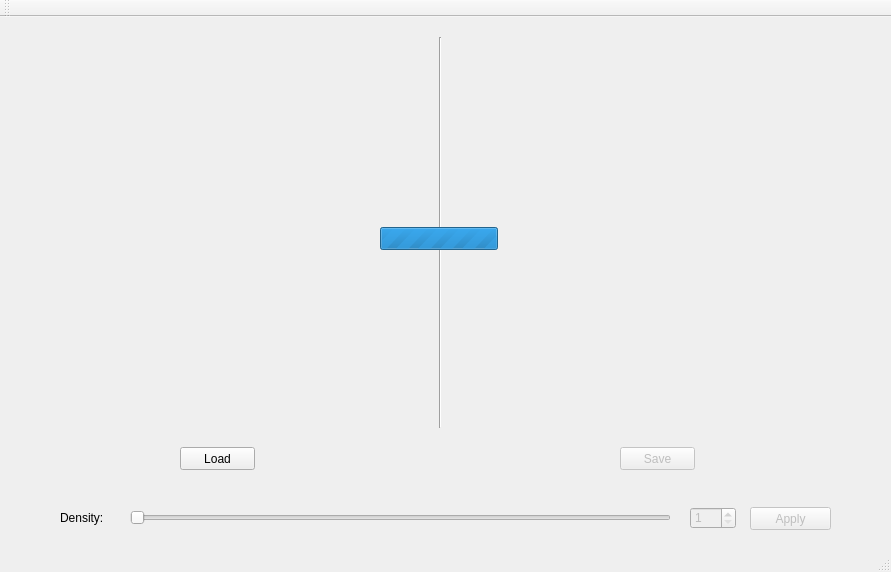
<?xml version="1.0" encoding="UTF-8"?>
<ui version="4.0">
 <class>crystallizationClass</class>
 <widget class="QMainWindow" name="crystallizationClass">
  <property name="geometry">
   <rect>
    <x>0</x>
    <y>0</y>
    <width>891</width>
    <height>572</height>
   </rect>
  </property>
  <property name="sizePolicy">
   <sizepolicy hsizetype="Fixed" vsizetype="Fixed">
    <horstretch>0</horstretch>
    <verstretch>0</verstretch>
   </sizepolicy>
  </property>
  <property name="minimumSize">
   <size>
    <width>594</width>
    <height>424</height>
   </size>
  </property>
  <property name="windowTitle">
   <string>crystallization</string>
  </property>
  <widget class="QWidget" name="centralWidget">
   <widget class="QPushButton" name="button_load">
    <property name="geometry">
     <rect>
      <x>180</x>
      <y>430</y>
      <width>75</width>
      <height>23</height>
     </rect>
    </property>
    <property name="text">
     <string>Load</string>
    </property>
   </widget>
   <widget class="QLabel" name="label_src">
    <property name="geometry">
     <rect>
      <x>20</x>
      <y>20</y>
      <width>401</width>
      <height>381</height>
     </rect>
    </property>
    <property name="text">
     <string/>
    </property>
   </widget>
   <widget class="QLabel" name="label_dst">
    <property name="geometry">
     <rect>
      <x>460</x>
      <y>20</y>
      <width>411</width>
      <height>381</height>
     </rect>
    </property>
    <property name="text">
     <string/>
    </property>
   </widget>
   <widget class="QPushButton" name="button_save">
    <property name="enabled">
     <bool>false</bool>
    </property>
    <property name="geometry">
     <rect>
      <x>620</x>
      <y>430</y>
      <width>75</width>
      <height>23</height>
     </rect>
    </property>
    <property name="text">
     <string>Save</string>
    </property>
   </widget>
   <widget class="QLabel" name="label">
    <property name="geometry">
     <rect>
      <x>60</x>
      <y>490</y>
      <width>61</width>
      <height>21</height>
     </rect>
    </property>
    <property name="text">
     <string>Density:</string>
    </property>
   </widget>
   <widget class="QSlider" name="bar_density">
    <property name="enabled">
     <bool>false</bool>
    </property>
    <property name="geometry">
     <rect>
      <x>130</x>
      <y>490</y>
      <width>541</width>
      <height>22</height>
     </rect>
    </property>
    <property name="minimum">
     <number>1</number>
    </property>
    <property name="orientation">
     <enum>Qt::Horizontal</enum>
    </property>
   </widget>
   <widget class="QPushButton" name="button_apply">
    <property name="enabled">
     <bool>false</bool>
    </property>
    <property name="geometry">
     <rect>
      <x>750</x>
      <y>490</y>
      <width>81</width>
      <height>23</height>
     </rect>
    </property>
    <property name="text">
     <string>Apply</string>
    </property>
   </widget>
   <widget class="Line" name="line">
    <property name="geometry">
     <rect>
      <x>430</x>
      <y>20</y>
      <width>20</width>
      <height>391</height>
     </rect>
    </property>
    <property name="orientation">
     <enum>Qt::Vertical</enum>
    </property>
   </widget>
   <widget class="QSpinBox" name="spinbox_density">
    <property name="enabled">
     <bool>false</bool>
    </property>
    <property name="geometry">
     <rect>
      <x>690</x>
      <y>490</y>
      <width>46</width>
      <height>22</height>
     </rect>
    </property>
    <property name="minimum">
     <number>1</number>
    </property>
    <property name="maximum">
     <number>300</number>
    </property>
    <property name="value">
     <number>1</number>
    </property>
   </widget>
   <widget class="QProgressBar" name="bar_progress">
    <property name="enabled">
     <bool>true</bool>
    </property>
    <property name="geometry">
     <rect>
      <x>380</x>
      <y>210</y>
      <width>118</width>
      <height>23</height>
     </rect>
    </property>
    <property name="maximum">
     <number>0</number>
    </property>
    <property name="value">
     <number>-1</number>
    </property>
    <property name="textVisible">
     <bool>false</bool>
    </property>
   </widget>
   <zorder>label_dst</zorder>
   <zorder>label_src</zorder>
   <zorder>button_load</zorder>
   <zorder>button_save</zorder>
   <zorder>label</zorder>
   <zorder>bar_density</zorder>
   <zorder>button_apply</zorder>
   <zorder>line</zorder>
   <zorder>spinbox_density</zorder>
   <zorder>bar_progress</zorder>
  </widget>
  <widget class="QMenuBar" name="menuBar">
   <property name="geometry">
    <rect>
     <x>0</x>
     <y>0</y>
     <width>891</width>
     <height>26</height>
    </rect>
   </property>
  </widget>
  <widget class="QToolBar" name="mainToolBar">
   <attribute name="toolBarArea">
    <enum>TopToolBarArea</enum>
   </attribute>
   <attribute name="toolBarBreak">
    <bool>false</bool>
   </attribute>
  </widget>
  <widget class="QStatusBar" name="statusBar"/>
 </widget>
 <layoutdefault spacing="6" margin="11"/>
 <resources>
  <include location="crystallization.qrc"/>
 </resources>
 <connections/>
 <slots>
  <slot>clickMe()</slot>
 </slots>
</ui>
